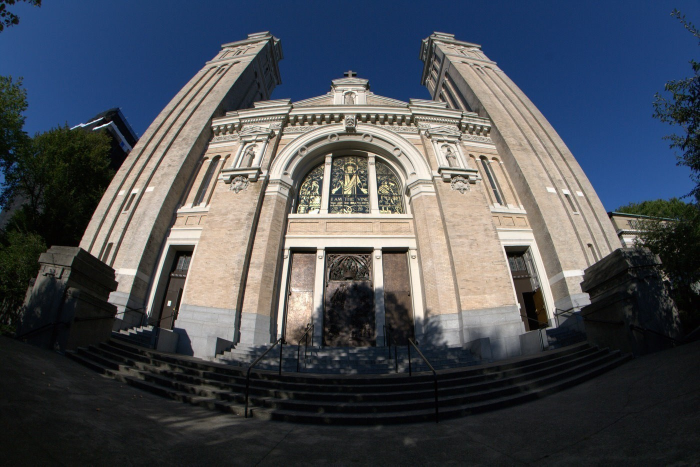
#> input picture Single object tracking - SOT + антидисторсия/test.jpg, 1400 x 933 px, given in place of the camera (shown at 1/2 size)
$ jupyter execute optical_flow.ipynb   (text cells are left out)
#> lines starting #> are read from the running program, lines starting #| are printed output that depends on the picture; after the words box and inside, x2 and y2 are one past the last pixel; in counts of white or black regions, pixels touching at a corner belong together; pictures that were not available may be replaced by others from this repository, and a replacement may not be noted
[cell 1]
import numpy as np
import cv2
import time


lk_params = dict(winSize  = (15, 15),
                maxLevel = 2,
                criteria = (cv2.TERM_CRITERIA_EPS | cv2.TERM_CRITERIA_COUNT, 10, 0.03))

feature_params = dict(maxCorners = 20,
                    qualityLevel = 0.3,
                    minDistance = 10,
                    blockSize = 7 )


trajectory_len = 40
detect_interval = 5
trajectories = []
frame_idx = 0


cap = cv2.VideoCapture(1)


while True:

    # start time to calculate FPS
    start = time.time()

    suc, frame = cap.read()
#> frame is the input picture: shape (933, 1400, 3); mean B, G, R 85.5, 78.6, 74.4
    frame_gray = cv2.cvtColor(frame, cv2.COLOR_BGR2GRAY)
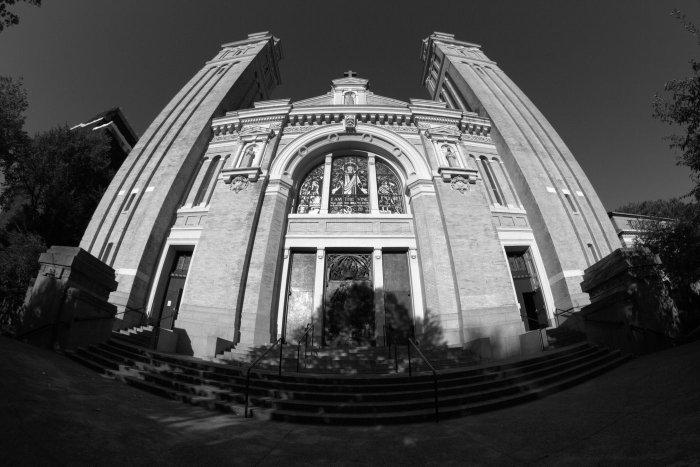
#> frame_gray: shape (933, 1400) (shown at 1/2 size); min 0, max 255, mean 78.1
    img = frame.copy()

    # Calculate optical flow for a sparse feature set using the iterative Lucas-Kanade Method
    if len(trajectories) > 0:
        img0, img1 = prev_gray, frame_gray
        p0 = np.float32([trajectory[-1] for trajectory in trajectories]).reshape(-1, 1, 2)
        p1, _st, _err = cv2.calcOpticalFlowPyrLK(img0, img1, p0, None, **lk_params)
        p0r, _st, _err = cv2.calcOpticalFlowPyrLK(img1, img0, p1, None, **lk_params)
        d = abs(p0-p0r).reshape(-1, 2).max(-1)
        good = d < 1

        new_trajectories = []

        # Get all the trajectories
        for trajectory, (x, y), good_flag in zip(trajectories, p1.reshape(-1, 2), good):
            if not good_flag:
                continue
            trajectory.append((x, y))
            if len(trajectory) > trajectory_len:
                del trajectory[0]
            new_trajectories.append(trajectory)
            # Newest detected point
            cv2.circle(img, (int(x), int(y)), 2, (0, 0, 255), -1)

        trajectories = new_trajectories

        # Draw all the trajectories
        cv2.polylines(img, [np.int32(trajectory) for trajectory in trajectories], False, (0, 255, 0))
        cv2.putText(img, 'track count: %d' % len(trajectories), (20, 50), cv2.FONT_HERSHEY_PLAIN, 1, (0,255,0), 2)


    # Update interval - When to update and detect new features
    if frame_idx % detect_interval == 0:
        mask = np.zeros_like(frame_gray)
        mask[:] = 255

        # Lastest point in latest trajectory
        for x, y in [np.int32(trajectory[-1]) for trajectory in trajectories]:
            cv2.circle(mask, (x, y), 5, 0, -1)

        # Detect the good features to track
        p = cv2.goodFeaturesToTrack(frame_gray, mask = mask, **feature_params)
#> p = 20 rows, first 8: [607, 395], [619, 410], [658, 424], [628, 391], [689, 380], [698, 415], [593, 425], [1010, 493]
        if p is not None:
            # If good features can be tracked - add that to the trajectories
            for x, y in np.float32(p).reshape(-1, 2):
                trajectories.append([(x, y)])
#> this loop made 20 passes
#> (x, y) on passes 1 to 12: (607, 395), (619, 410), (658, 424), (628, 391), (689, 380), (698, 415), (593, 425), (1010, 493), (337, 609), (642, 355), (600, 413), (716, 240)
#> after the loop, trajectories = 20 items


    frame_idx += 1
    prev_gray = frame_gray

    # End time
    end = time.time()
    # calculate the FPS for current frame detection
    fps = 1 / (end-start)

    # Show Results
    cv2.putText(img, f"{fps:.2f} FPS", (20, 30), cv2.FONT_HERSHEY_SIMPLEX, 1, (0, 255, 0), 2)
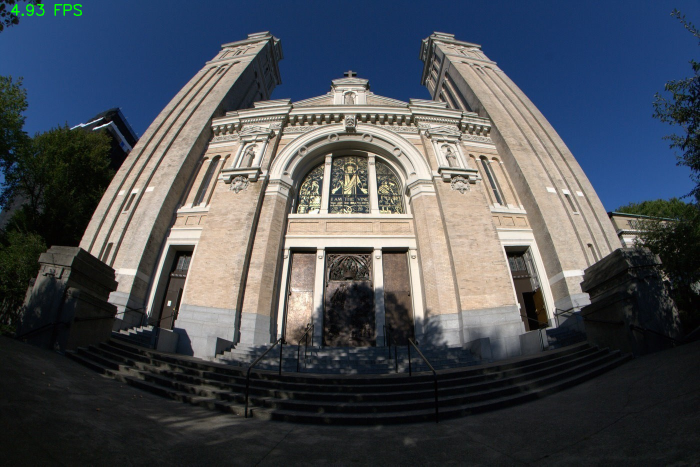
#> img: shape (933, 1400, 3) (shown at 1/2 size); 0.08% of pixels changed, all inside (x1, y1, x2, y2) = (22, 8, 164, 32)
    cv2.imshow('Optical Flow', img)
    cv2.imshow('Mask', mask)

    if cv2.waitKey(10) & 0xFF == ord('q'):
#> (key q is pressed here)
        break


cap.release()
cv2.destroyAllWindows()

[cell 2]
import numpy as np
import cv2
import time


def draw_flow(img, flow, step=16, arrow_scale=1, arrow_thickness=2):
    h, w = img.shape[:2]
    y, x = np.mgrid[step/2:h:step, step/2:w:step].reshape(2,-1).astype(int)
    fx, fy = flow[y,x].T

    # Scale the flow vectors for longer arrows
    fx *= arrow_scale
    fy *= arrow_scale

    lines = np.vstack([x, y, x+fx, y+fy]).T.reshape(-1, 2, 2)
    lines = np.int32(lines + 0.5)

    img_bgr = cv2.cvtColor(img, cv2.COLOR_GRAY2BGR)
    cv2.polylines(img_bgr, lines, 0, (0, 255, 0))

    for (x1, y1), (x2, y2) in lines:
        cv2.line(img_bgr, (x2, y2), (x1, y1), (0, 255, 0), 1, cv2.LINE_AA)
        cv2.circle(img_bgr, (x2, y2), arrow_thickness, (0, 255, 0), -1)

    return img_bgr


def draw_hsv(flow):

    h, w = flow.shape[:2]
    fx, fy = flow[:,:,0], flow[:,:,1]

    ang = np.arctan2(fy, fx) + np.pi
    v = np.sqrt(fx*fx+fy*fy)

    hsv = np.zeros((h, w, 3), np.uint8)
    hsv[...,0] = ang*(180/np.pi/2)
    hsv[...,1] = 255
    hsv[...,2] = np.minimum(v*4, 255)
    bgr = cv2.cvtColor(hsv, cv2.COLOR_HSV2BGR)

    return bgr


cap = cv2.VideoCapture(1)

suc, prev = cap.read()
prevgray = cv2.cvtColor(prev, cv2.COLOR_BGR2GRAY)


while True:

    suc, img = cap.read()
    gray = cv2.cvtColor(img, cv2.COLOR_BGR2GRAY)

    # start time to calculate FPS
    start = time.time()


    flow = cv2.calcOpticalFlowFarneback(prevgray, gray, None, 0.5, 3, 15, 3, 5, 1.2, 0)

    prevgray = gray


    # End time
    end = time.time()
    # calculate the FPS for current frame detection
    fps = 1 / (end-start)


    cv2.imshow('flow', draw_flow(gray, flow))
#> in draw_flow, `fx, fy = flow[y,x].T`: fx = 5046 values, max 4.96e-05 at index 5022, min -4.93e-05 at index 3218, mean -4.33e-07; fy = 5046 values, max 4.45e-05 at index 3393, min -0.000175 at index 5018, mean -2.32e-07
#> in draw_flow, `cv2.polylines(img_bgr, lines, 0, (0, 255, 0))`:
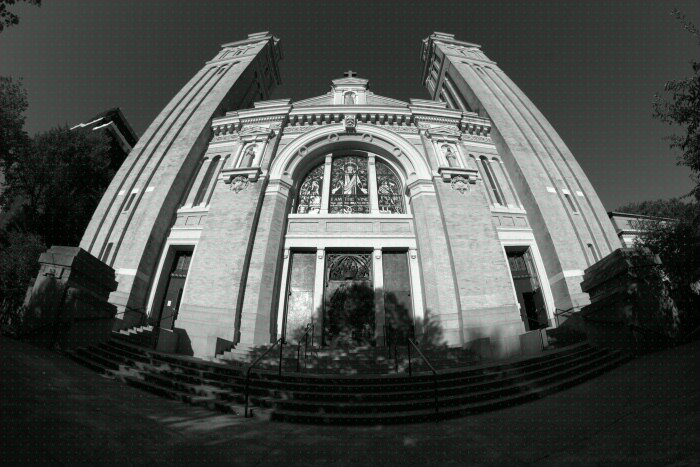
#> img_bgr: shape (933, 1400, 3) (shown at 1/2 size); mean B, G, R 77.8, 78.8, 77.8
#> the loop in draw_flow, `for (x1, y1), (x2, y2) in lines:` made 5046 passes
#> (x1, x2) on passes 1 to 3: (8, 8), (24, 24), (40, 40)
#> after the loop in draw_flow, `for (x1, y1), (x2, y2) in lines:`:
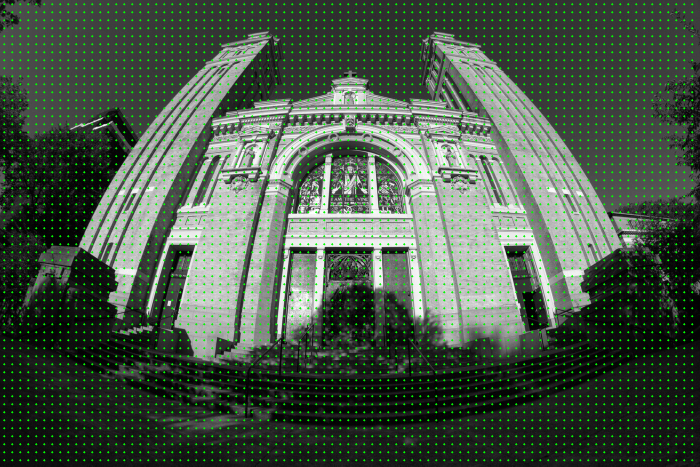
#> img_bgr: shape (933, 1400, 3) (shown at 1/2 size); 4.64% of pixels changed, all inside (x1, y1, x2, y2) = (6, 6, 1387, 923)
    cv2.imshow('flow HSV', draw_hsv(flow))
#> in draw_hsv, `ang = np.arctan2(fy, fx) + np.pi`:
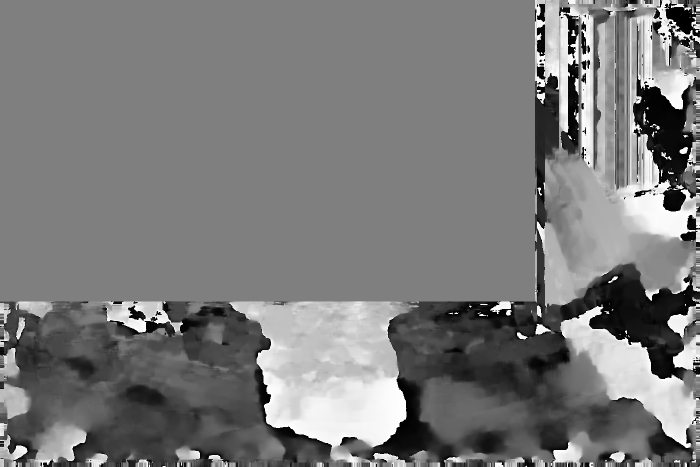
#> ang: shape (933, 1400) float32 (shown at 1/2 size); min 0, max 6.28, mean 3.02; drawn with min black and max white
#> in draw_hsv, `hsv[...,1] = 255`:
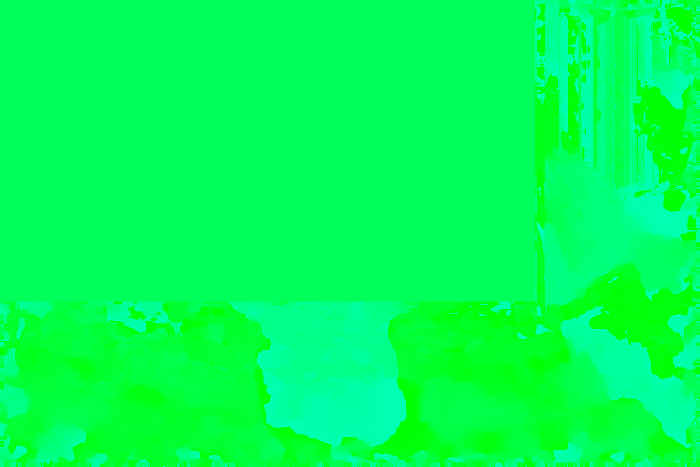
#> hsv: shape (933, 1400, 3) (shown at 1/2 size); mean of channels 0, 1, 2 86.3, 255, 0; drawn as B, G, R
#> in draw_hsv, `bgr = cv2.cvtColor(hsv, cv2.COLOR_HSV2BGR)`: bgr: shape (933, 1400, 3); every value is 0


    key = cv2.waitKey(5)
#> (key q is pressed here)
    if key == ord('q'):
        break


cap.release()
cv2.destroyAllWindows()

[cell 3]
import numpy as np
import cv2
import time
import math  # Import math for degree conversion


def get_output_fourcc(output_file):
    # Получить расширение файла из output_file
    file_extension = output_file.split('.')[-1].lower()

    if file_extension == 'avi':
        return cv2.VideoWriter_fourcc(*'XVID')  # Для AVI используем XVID кодек
    elif file_extension == 'mp4':
        return cv2.VideoWriter_fourcc(*'mp4v')  # Для MP4 используем H264 или mp4v кодек
    else:
        raise ValueError("Unsupported video file format. Use .avi or .mp4.")


# [31 lines left out: functions calculate_average_flow, calculate_average_direction, not called in this run]


def draw_flow_with_wider_arrows(img, flow, step=16, arrow_scale=2, arrow_thickness=2):
    h, w = img.shape[:2]
    y, x = np.mgrid[step/2:h:step, step/2:w:step].reshape(2,-1).astype(int)
    fx, fy = flow[y,x].T

    # Scale the flow vectors for longer arrows
    fx *= arrow_scale
    fy *= arrow_scale

    for x1, y1, dx, dy in zip(x, y, fx, fy):
        x1, y1, dx, dy = int(x1), int(y1), int(dx), int(dy)
        cv2.arrowedLine(img, (x1, y1), (x1 + dx, y1 + dy), (0, 255, 0), arrow_thickness, cv2.LINE_AA)

    return img


def process_video_rgb(input_file, output_file, show=True, save=False, N=10, resize_scale=1):
    cap = cv2.VideoCapture(input_file)
    suc, prev_orig = cap.read()
    prev = cv2.resize(prev_orig, None, fx=resize_scale, fy=resize_scale)
    prevgray = cv2.cvtColor(prev, cv2.COLOR_BGR2GRAY)

    original_fps = int(cap.get(cv2.CAP_PROP_FPS))  # Get original FPS

    fourcc = get_output_fourcc(output_file)
    out = None

    if save:
        out = cv2.VideoWriter(output_file, fourcc, original_fps/2, (prev_orig.shape[1], prev_orig.shape[0]), 10000)

    # Initialize rolling windows to store optical flow and angles data
    flow_window = []
    angle_window = []

    while True:
        suc, img = cap.read()
        if not suc:
            break

        # Resize the frame
        img = cv2.resize(img, None, fx=resize_scale, fy=resize_scale)

        gray = cv2.cvtColor(img, cv2.COLOR_BGR2GRAY)

        flow = cv2.calcOpticalFlowFarneback(prevgray, gray, None, 0.5, 5, 15, 5, 5, 1.2, 0)
        prevgray = gray

        flow_img = draw_flow_with_wider_arrows(img, flow, step=30, arrow_scale=2, arrow_thickness=2)
        average_velocity_x, average_velocity_y = calculate_average_flow(flow, flow_window, N)
        average_angle_radians, average_angle_degrees = calculate_average_direction(flow, angle_window, N)

        # Display average velocity and direction as text on the image
        cv2.putText(flow_img, f'Avg Velocity (X, Y): ({average_velocity_x:.2f}, {average_velocity_y:.2f})',
                    (10, 30), cv2.FONT_HERSHEY_SIMPLEX, 0.7, (0, 255, 255), 2)
        cv2.putText(flow_img, f'Avg Angle: {average_angle_radians:.2f} radians ({average_angle_degrees:.2f} degrees)',
                    (10, 70), cv2.FONT_HERSHEY_SIMPLEX, 0.7, (0, 255, 255), 2)

        if show:
            cv2.imshow('Flow', flow_img)

        if save:
            flow_img = cv2.resize(flow_img, None, fx=1/resize_scale, fy=1/resize_scale) # back to normal
            out.write(flow_img)

        key = cv2.waitKey(1)
        if key == ord('q'):
            break

    cap.release()
    if save:
        out.release()
    cv2.destroyAllWindows()

[cell 4]
def calculate_average_flow(flow, window, N):
    fx, fy = flow[:, :, 0], flow[:, :, 1]
    window.append((fx, fy))  # Инвертируем направление движения

    if len(window) > N:
        window.pop(0)

    # Вычисляем среднюю скорость в окне
    average_velocity_x = np.mean([fx for fx, _ in window])
    average_velocity_y = np.mean([-fy for _, fy in window])

    return average_velocity_x, average_velocity_y

def calculate_average_direction(flow, window, N):
    fx, fy = flow[:, :, 0], flow[:, :, 1]
    angles = np.arctan2(-fy, fx)  # Инвертируем направление движения

    window.append(angles)

    if len(window) > N:
        window.pop(0)

    # Вычисляем средний угол в окне
    average_angle_radians = np.mean(window)

    # Переводим радианы в градусы
    average_angle_degrees = math.degrees(average_angle_radians)

    return average_angle_radians, average_angle_degrees

if __name__ == "__main__":
    input_file = "race.mp4"
    output_file = "final.mp4"
    show_results = True  # Set to True to display results
    save_results = False  # Set to True to save results
    N = 15  # Number of frames to average over - окно усреднения вычисляемых величин
    resize_scale = 0.75

    process_video_rgb(input_file, output_file, show=show_results, save=save_results, N=N, resize_scale=resize_scale)
#> in process_video_rgb, `prevgray = cv2.cvtColor(prev, cv2.COLOR_BGR2GRAY)`:
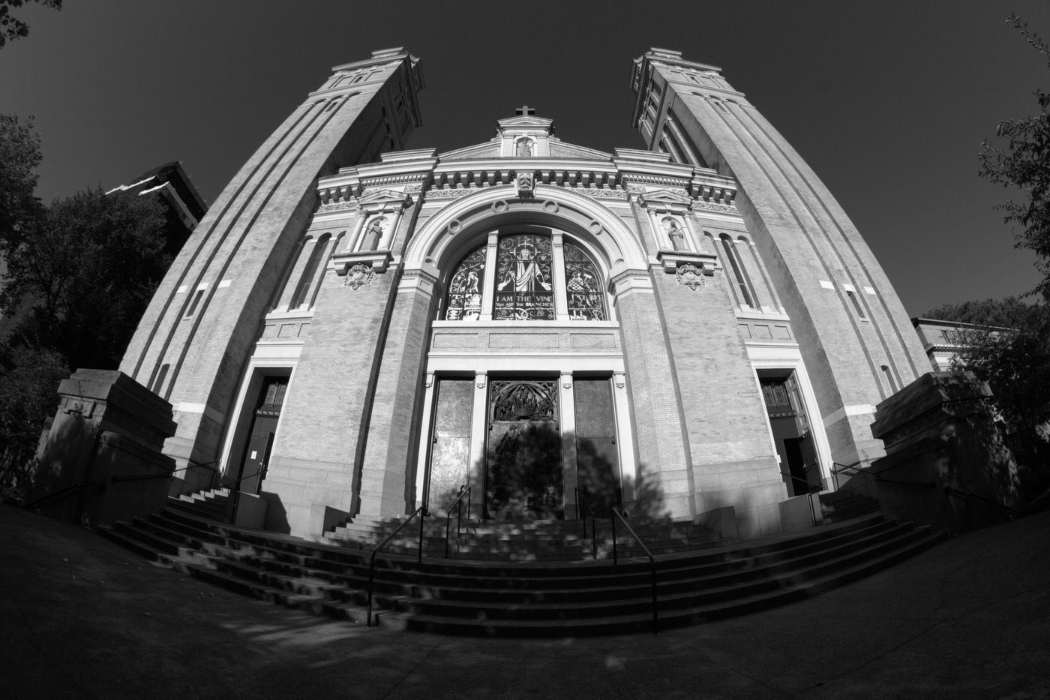
#> prevgray: shape (700, 1050); min 0, max 254, mean 78.1
#> in process_video_rgb, `original_fps = int(cap.get(cv2.CAP_PROP_FPS))`: original_fps = 30
#> in process_video_rgb, `fourcc = get_output_fourcc(output_file)`: fourcc = 1983148141
#> in draw_flow_with_wider_arrows, `fx, fy = flow[y,x].T`: fx = 805 values, max 2.77e-05 at index 594, min -3.11e-05 at index 69, mean -4.27e-07; fy = 805 values, max 2.49e-05 at index 489, min -2.53e-05 at index 524, mean -1.21e-06
#> in draw_flow_with_wider_arrows, `fx *= arrow_scale`: fx = 805 values, max 5.53e-05 at index 594, min -6.22e-05 at index 69, mean -8.55e-07
#> in draw_flow_with_wider_arrows, `fy *= arrow_scale`: fy = 805 values, max 4.99e-05 at index 489, min -5.05e-05 at index 524, mean -2.41e-06
#> the loop in draw_flow_with_wider_arrows, `for x1, y1, dx, dy in zip(x, y, fx, fy):` made 805 passes
#> (x1, y1) on passes 1 to 3: (15, 15), (45, 15), (75, 15)
#> after the loop in draw_flow_with_wider_arrows, `for x1, y1, dx, dy in zip(x, y, fx, fy):`:
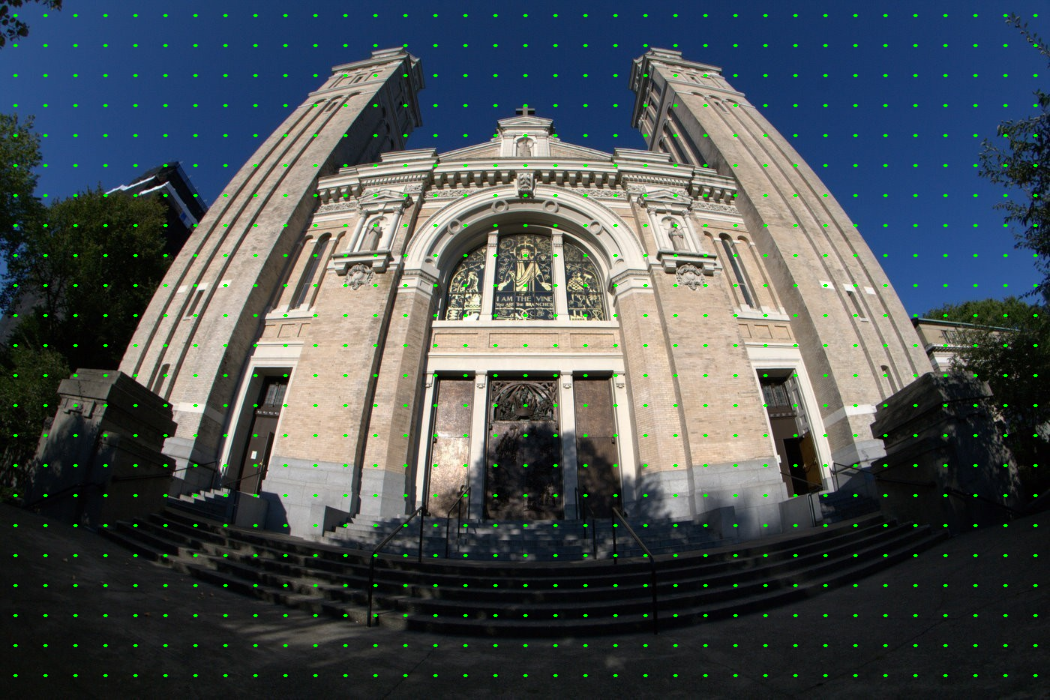
#> img: shape (700, 1050, 3); mean B, G, R 84.4, 80.6, 73.5
#> in calculate_average_flow, `average_velocity_x = np.mean([fx for fx, _ in window])`: average_velocity_x = -6.52e-06
#> in calculate_average_flow, `average_velocity_y = np.mean([-fy for _, fy in window])`: average_velocity_y = 7.42e-06
#> in process_video_rgb, `average_velocity_x, average_velocity_y = calculate_average_flow(flow, ..`: average_velocity_x = -6.52e-06; average_velocity_y = 7.42e-06
#> in calculate_average_direction, `angles = np.arctan2(-fy, fx)`:
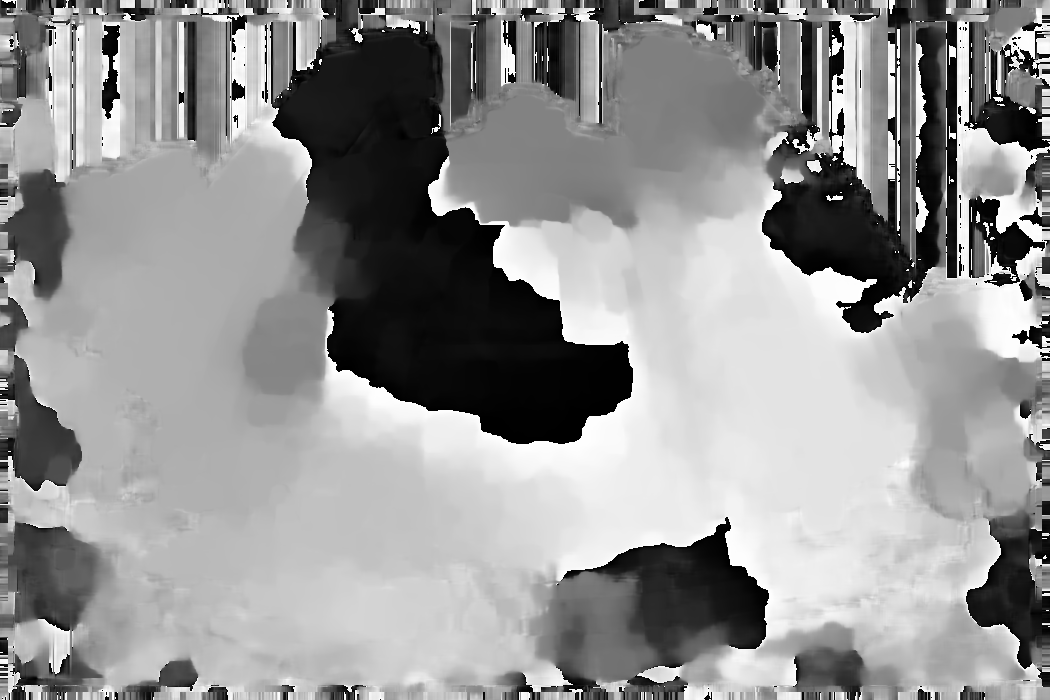
#> angles: shape (700, 1050) float32; min -3.14, max 3.14, mean 0.497; drawn with min black and max white
#> in calculate_average_direction, `average_angle_radians = np.mean(window)`: average_angle_radians = 0.497
#> in calculate_average_direction, `average_angle_degrees = math.degrees(average_angle_radians)`: average_angle_degrees = 28.47
#> in process_video_rgb, `average_angle_radians, average_angle_degrees = calculate_average_direc..`: average_angle_radians = 0.497; average_angle_degrees = 28.47
#> in process_video_rgb, `cv2.putText(flow_img, f'Avg Angle: {average_angle_radians:.2f} radians..`:
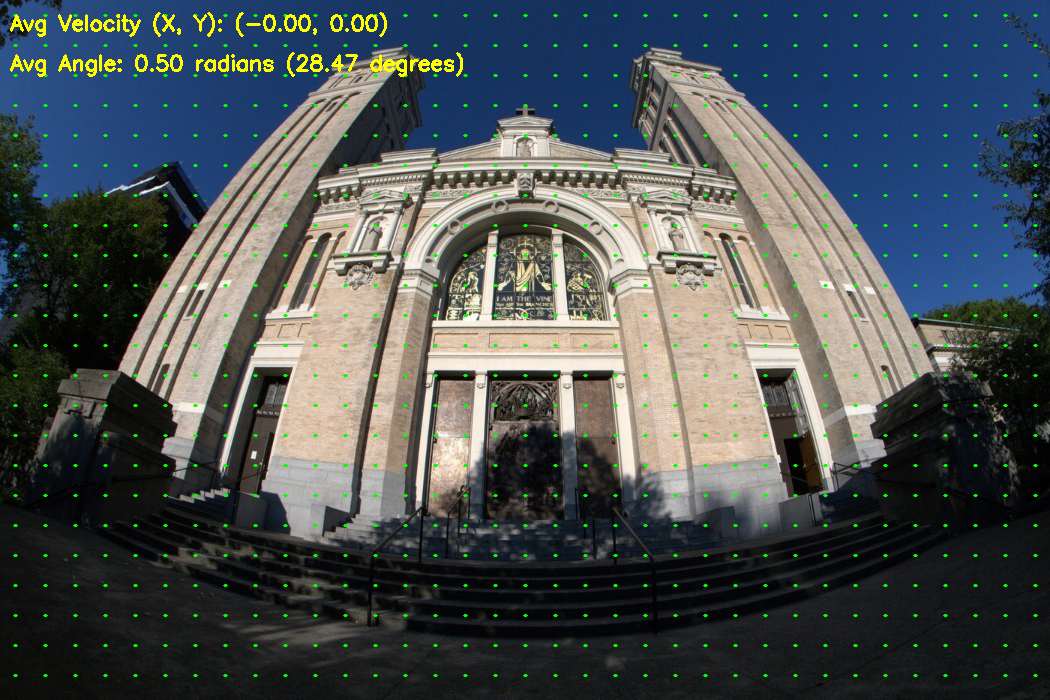
#> flow_img: shape (700, 1050, 3); mean B, G, R 83.6, 81.9, 75.1
#> (key q is pressed here)

[cell 5]
if __name__ == "__main__":
    input_file = "football.mp4"
    output_file = "final.mp4"
    show_results = True  # Set to True to display results
    save_results = False  # Set to True to save results
    N = 15  # Number of frames to average over - окно усреднения вычисляемых величин
    resize_scale = 0.75

    process_video_rgb(input_file, output_file, show=show_results, save=save_results, N=N, resize_scale=resize_scale)
#> the loop in draw_flow_with_wider_arrows (call 2), `for x1, y1, dx, dy in zip(x, y, fx, fy):` made 805 passes
#> (key Esc is pressed here)
